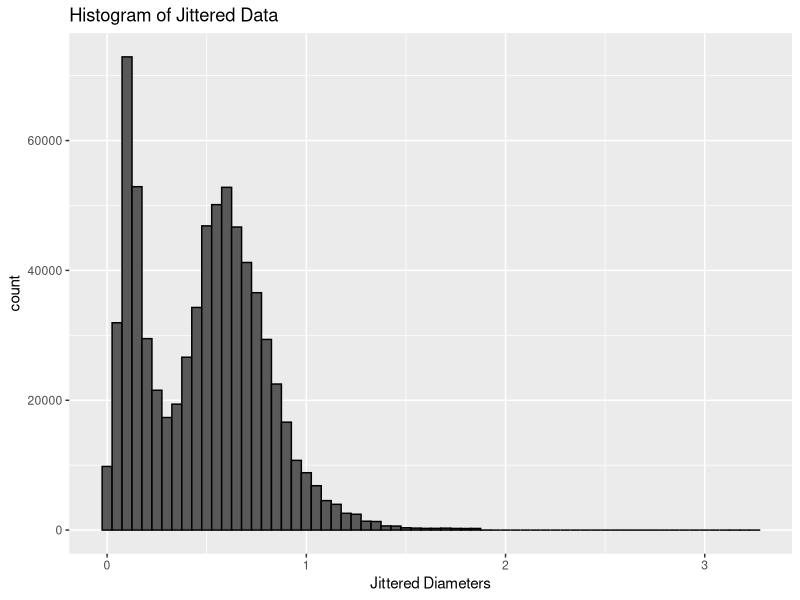
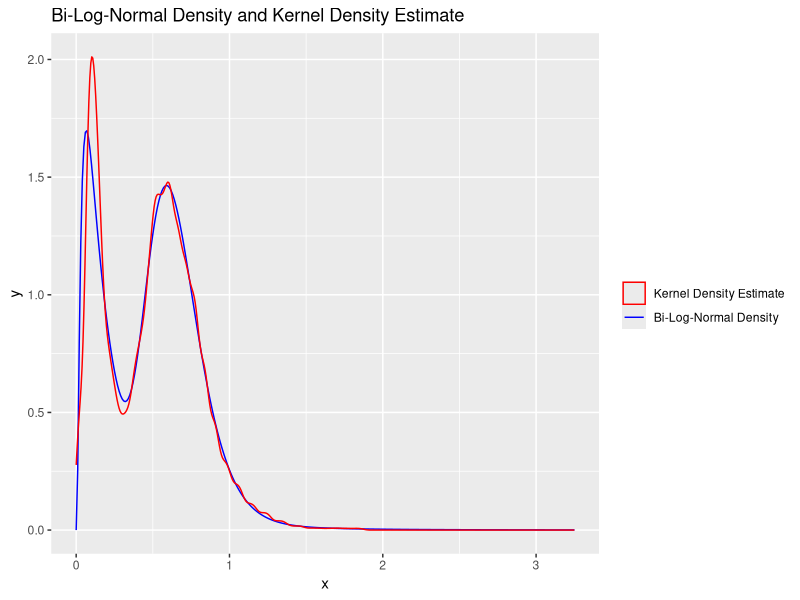

The R source for these figures, in order:
## ---- chunk 1
knitr::opts_chunk$set(echo = TRUE)
## ---- chunk 2
library(ggplot2)
data = read.csv(file = "1_snow_particles.csv")
num_inbin = rep(0, length(data$X)) # store the number of datapoints in each bin here
num_part = data$particles.detected[1] # number of total datapoints
for (i in 1:length(data$X)) {
  num_inbin[i] = round(data$retained....[i] / 100 * num_part) #rounded number of data in the i-th bin, need to jitter the data in the next step
}
# jittering the data
set.seed(100) # set a seed before jitter the data using a uniform distribution
n = sum(num_inbin) #cnumber of data points
counter = 0
jittered_data = rep(0, n) 
data$endpoint[52] = 3.25 # s.t. all the bins are of comparable size
for (i in 1:length(num_inbin)) {
  interval_length = data$endpoint[i] - data$startpoint[i]
  for(j in 1:num_inbin[i]) {
    jittered_data[j + counter] = data$startpoint[i] + 
      runif(1, min = 0, max = interval_length)
  }
  counter = counter + num_inbin[i]
}
ggplot(data.frame(jittered_data), aes(x = jittered_data)) + 
  geom_histogram(color="black", binwidth = 0.05) + 
  labs(title = "Histogram of Jittered Data", x = "Jittered Diameters")
#hist(jittered_data, breaks=1000)
## ---- chunk 3
# function to sample rom a bi-log-normal distribution
rbilnorm <- function(N, mu1, mu2, sigma1, sigma2, tau){
  ind <- I(runif(N) > tau)
  X <- rep(0,N)
  X[ind] <- rlnorm(sum(ind), mu1, sigma1)
  X[!ind] <- rlnorm(sum(!ind), mu2, sigma2)
  return(X)
}

# pdf for the bi-log-mormal distribution
dbilnorm <- function(x, mu1, mu2, sigma1, sigma2, tau){
  y <- (1-tau)*dlnorm(x, mu1, sigma1) + tau * dlnorm(x, mu2, sigma2)
  return(y)
}

# EM algorithm for the bi-log-normal model
EM = function(x, mu1, mu2, sigma1, sigma2, tau) {
  n = length(x)
  lold = 0
  lnew = 10
  while (abs(lold-lnew) > 10^-2) {
    #calculate log likelihood for convergence criteria
    lold = sum(log((1 - tau)*dlnorm(x, mean = mu1, sd = sigma1) + tau * dlnorm(x, mean = mu2, sd = sigma2)))
    p = dlnorm(x, mean = mu2, sd = sigma2) * tau / dbilnorm(x, mu1, mu2, sigma1, sigma2, tau)
    #update the parameters according to ML estimates
    tau = 1/n * sum(p)
    mu1 = sum(log(x) * (1 - p)) / sum(1 - p)
    mu2 = sum(log(x) * p) / sum(p)
    sigma1 = sqrt(sum((1 - p) * ((log(x) - mu1)^2)) / sum(1 - p))
    sigma2 = sqrt(sum(p * ((log(x) - mu2)^2)) / sum(p))
    #calculate log likelihood for convergence criteria
    lnew = sum(log((1 - tau)*dlnorm(x, mean = mu1, sd = sigma1) + tau * dlnorm(x, mean = mu2, sd = sigma2)))
  }
  return(c(mu1, mu2, sigma1, sigma2, tau))
}

# set the starting values by looking at the histogram of the jittered data
mu1 <- -3
mu2 <- -0.5
sigma1 <- 0.3
sigma2 <- 0.4
tau <- 0.7
estim = EM(jittered_data, mu1, mu2, sigma1, sigma2, tau)
#plot the kernel density estimator and bi-log-normal density
grid = seq(from = 0, to = 3.25, by = 0.01)
pdf_est = dbilnorm(grid, estim[1], estim[2], estim[3], estim[4], estim[5])
ggplot() + geom_line(aes(x = grid, y = pdf_est, color = "Bi-Log-Normal Density")) + geom_density(aes(x = jittered_data, color = "Kernel Density Estimate"), kernel = "gaussian") + 
  labs(title = "Bi-Log-Normal Density and Kernel Density Estimate", x = "x", y = "y") + 
  scale_color_manual(name = "",
                     breaks=c('Kernel Density Estimate', 'Bi-Log-Normal Density'),
                     values=c('Kernel Density Estimate'='red', 'Bi-Log-Normal Density'='blue'))
## ---- chunk 4
# function calculating the cdf of a bilognornal distribution<
cdfbilognorm = function(x, mu1, mu2, sigma1, sigma2, tau) {
  y <- (1 - tau) * plnorm(x, mu1, sigma1) + tau * plnorm(x, mu2, sigma2)
  return(y)
}

# function calculating the negative log likelihood of the binned data (which we want to minimize)
negloglikelihood = function(par) {
  logli = 0 # start at 0 and sum op at each datapoint
  mu1 = par[1]
  mu2 = par[2]
  sigma1 = par[3]
  sigma2 = par[4]
  tau = par[5]
  for (i in 1:length(data$X)) {
    logli = logli + (num_inbin[i]) * log((cdfbilognorm(data$endpoint[i], mu1, mu2, sigma1, sigma2, tau) - 
                       cdfbilognorm(data$startpoint[i], mu1, mu2, sigma1, sigma2, tau)))
  }
  return(-logli) #return the negative log likelihood
}
out = optim(estim, negloglikelihood, method = "Nelder-Mead")
estim_opt = as.numeric(unlist(out[1]))
mu1_opt = estim_opt[1]
mu2_opt = estim_opt[2]
sigma1_opt = estim_opt[3]
sigma2_opt = estim_opt[4]
tau_opt = estim_opt[5]
## ---- chunk 5
n_bootstrap = 100 # number of bootstrap samples
ndata_boot = 1000 # number of data in bootstrap sample
bootstrap_data = matrix(nrow = ndata_boot, ncol = n_bootstrap) 
for (i in 1:n_bootstrap) {
  bootstrap_data[, i] = rbilnorm(ndata_boot, mu1_opt, mu2_opt, sigma1_opt, sigma2_opt, tau_opt)
}
#bin the bootstrap data
binned_bootstrap_data = matrix(nrow = length(data$X), ncol = n_bootstrap)
for (i in 1:n_bootstrap) {
  for (j in 1:length(data$X)) {
    counter = 0
    for (k in 1:ndata_boot) {
      if (data$startpoint[j] <= bootstrap_data[k, i] && data$endpoint[j] > bootstrap_data[k, i]) {
        counter = counter + 1
      }
    }
    binned_bootstrap_data[j, i] = counter # number of data points in j-th bin
  }
}

# jitter the binned bootstrap samples
jittered_boot_data = matrix(nrow = ndata_boot, ncol = n_bootstrap)
for (k in 1:n_bootstrap) {
  counter = 0
  for (i in 1:length(data$X)) {
    interval_length = data$endpoint[i] - data$startpoint[i]
    for(j in 1:binned_bootstrap_data[i, k]) {
      if (binned_bootstrap_data[i, k] == 0) {
        next
      }
      jittered_boot_data[j + counter, k] = data$startpoint[i] + 
        runif(1, min = 0, max = interval_length)
    }
    counter = counter + binned_bootstrap_data[i, k]
  }
}

#estimate the parameters for each bootstrap sample
estim_boot = matrix(nrow = 5, ncol = n_bootstrap)
for (i in 1:n_bootstrap) {
  estim_boot[, i] = EM(jittered_boot_data[, i], mu1, mu2, sigma1, sigma2, tau)
}
estim_boot_opt = matrix(nrow = 5, ncol = n_bootstrap)
for (i in 1:n_bootstrap) {
  out = optim(estim_boot[, i], negloglikelihood, method="Nelder-Mead")
  estim_boot_opt[, i] = as.numeric(unlist(out[1]))
}
 
#Calculate the kolmogorov smirnoff statisitc
#create data to use for ecdf for binned data
counter = 0
ecdf_data = rep(0, n)
for (i in 1:length(num_inbin)) {
  interval_length = data$endpoint[i] - data$startpoint[i]
  for(j in 1:num_inbin[i]) {
    if (num_inbin[i] == 0) {
      next
    }
    ecdf_data[j + counter] = data$startpoint[i] + interval_length / j
  }
  counter = counter + num_inbin[i]
}
ecdf_binned = ecdf(ecdf_data)
grid = seq(from = 0, to = 3.25, by = 0.01)
kol_smir = 0 
for (i in 1:length(grid)) {
  a = abs(ecdf_binned(grid[i]) - 
            cdfbilognorm(grid[i], mu1_opt, mu2_opt, sigma1_opt, sigma2_opt, tau_opt))
  if (a > kol_smir) {
    kol_smir = a
  }
}

#calculate T_b^*
T_b = rep(0, n_bootstrap)
for (k in 1:n_bootstrap) {
  counter = 0
  ecdf_boot_data = rep(0, ndata_boot)
  for (i in 1:length(data$X)) {
    interval_length = data$endpoint[i] - data$startpoint[i]
    for(j in 1:binned_bootstrap_data[i, k]) {
      if (binned_bootstrap_data[i, k] == 0) {
        next
      }
      ecdf_boot_data[j + counter] = data$startpoint[i] + interval_length / j
    }
    counter = counter + binned_bootstrap_data[i, k]
  }
  ecdf_boot = ecdf(ecdf_boot_data)
  for (j in 1:length(grid)) {
    a = abs(ecdf_boot(grid[j]) - 
              cdfbilognorm(grid[j], estim_boot_opt[1, k], estim_boot_opt[2, k], 
                           estim_boot_opt[3, k], estim_boot_opt[4, k], estim_boot_opt[5, k]))
    if (a > T_b[k]) {
      T_b[k] = a
    }
  }
}

#calculate the estimated p value
a = 0
for (k in 1:n_bootstrap) {
  if (T_b[k] > kol_smir) {
    a = a + 1
  }
}
p = 1 / (n_bootstrap + 1) * (a + 1)
print(p)
